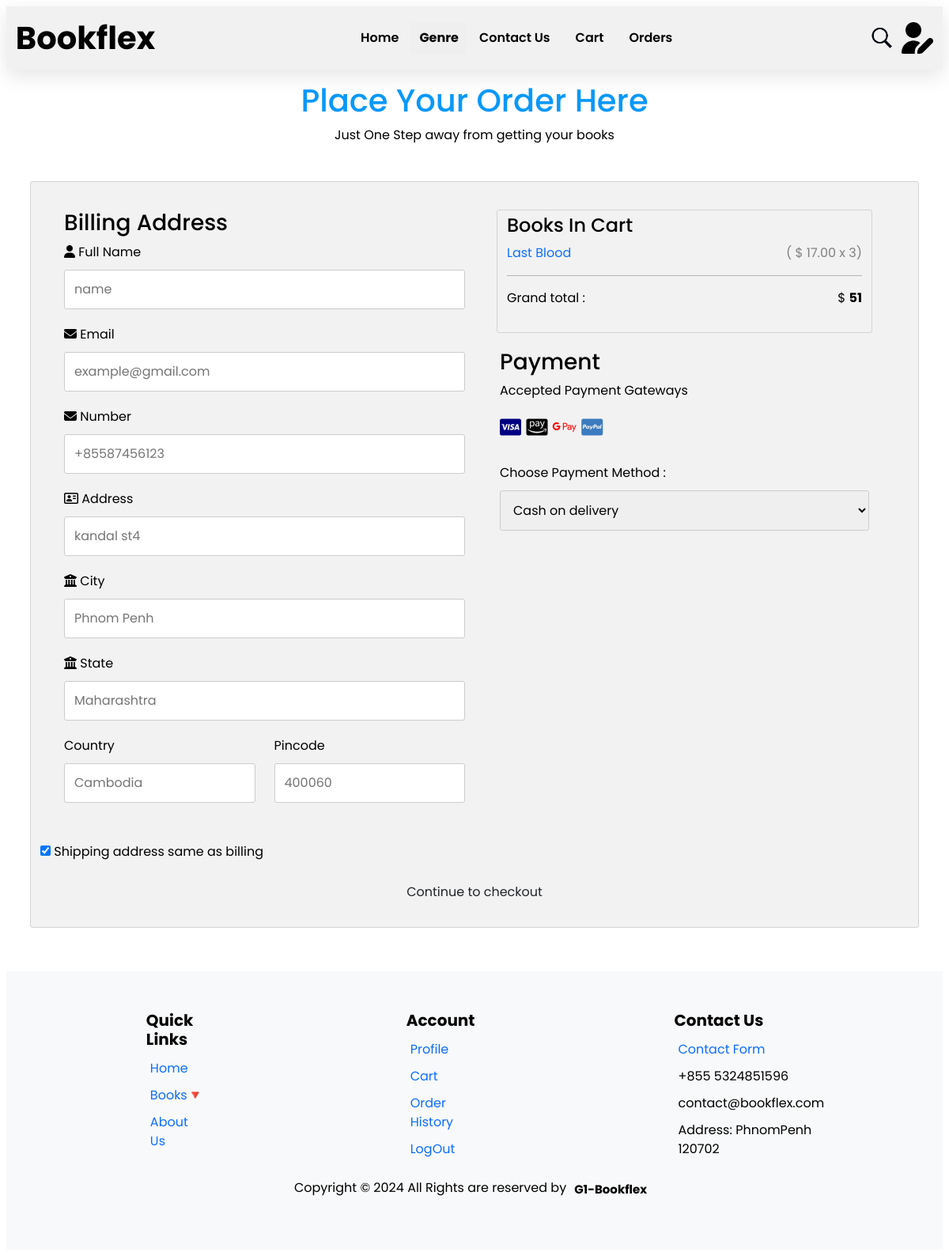
The app's page /checkout.php (signed in) with its own data.
### tables this page shows
CREATE TABLE if not exists cart ( 
	id INT(225) PRIMARY KEY not null, 
	book_id INT(20) not null, 
	user_id INT(100) not null, 
	name VARCHAR(50) not null, 
	price double(10,2),
	image varchar(25),
	quantity INT(25) not null, 
	total DOUBLE(10,2) not null, 
	date datetime NOT NULL DEFAULT current_timestamp()

);

### checkout.php (the view, shortened to what this page needs)
<?php
include 'config.php';
?>
<!DOCTYPE html>
<html>
<head>
    <link rel="stylesheet" href="https://cdnjs.cloudflare.com/ajax/libs/font-awesome/4.7.0/css/font-awesome.min.css">
</head>
<body>
    <?php include 'index_header.php'; ?>
    <h1 style="text-align: center; margin-top:15px;  color:rgb(9, 152, 248);">Place Your Order Here</h1>
    <p style="text-align: center; ">Just One Step away from getting your books</p>
    <div class="row">
        <div class="col-75">
            <div class="container">
                <form action="" method="POST">
                    <div class="row">
                        <div class="col-50">
                            <h3>Billing Address</h3>
                            <label for="fname"><i class="fa fa-user"></i> Full Name</label>
                            <input type="text" id="fname" name="firstname" placeholder="name">
                            <label for="email"><i class="fa fa-envelope"></i> Email</label>
                            <input type="text" id="email" name="email" placeholder="example@gmail.com">
                            <label for="email"><i class="fa fa-envelope"></i> Number</label>
                            <input type="text" id="email" name="number" placeholder="+85587456123">
                            <label for="adr"><i class="fa fa-address-card-o"></i> Address</label>
                            <input type="text" id="adr" name="address" placeholder="kandal st4">
                            <label for="city"><i class="fa fa-institution"></i> City</label>
                            <input type="text" id="city" name="city" placeholder="Phnom Penh">
                            <label for="city"><i class="fa fa-institution"></i> State</label>
                            <input type="text" id="city" name="state" placeholder="Maharashtra">
                            <div style="padding: 0px;" class="row">
                                <div class="col-50">
                                    <label for="state">Country</label>
                                    <input type="text" id="state" name="country" placeholder="Cambodia">
                                </div>
                                <div class="col-50">
                                    <label for="zip">Pincode</label>
                                    <input type="text" id="zip" name="pincode" placeholder="400060">
                                </div>
                            </div>
                        </div>
                        <div class="col-50">
                            <div class="col-25">
                                <div class="container">
                                    <h4>Books In Cart</h4>
                                    <?php
                                    $grand_total = 0;
                                    $select_cart = mysqli_query($conn, "SELECT * FROM `cart`") or die('query failed');
                                    if (mysqli_num_rows($select_cart) > 0) {
                                        while ($fetch_cart = mysqli_fetch_assoc($select_cart)) {
                                            $total_price = ($fetch_cart['price'] * $fetch_cart['quantity']);
                                            $grand_total += $total_price;
                                            ?>
                                            <p> <a href="book_details.php?details=<?php echo $fetch_cart['book_id']; ?>">
                                                    <?php echo $fetch_cart['name']; ?>
                                                </a><span class="price">(
                                                    <?php echo '$ ' . $fetch_cart['price'] . ' x ' . $fetch_cart['quantity']; ?>)
                                                </span> </p>
                                            <?php
                                        }
                                    } else {
                                        echo '<p class="empty">your cart is empty</p>';
                                    }
                                    ?>
                                    <hr>
                                    <p>Grand total : <span class="price" style="color:black">$ <b>
                                                <?php echo $grand_total; ?>
                                            </b></span></p>
                                </div>
                            </div>
                            <div style="margin: 20px;">
                                <h3>Payment </h3>
                                <label for="fname">Accepted Payment Gateways</label>
                                <div class="icon-container">
                                    <i class="fa fa-cc-visa" style="color:navy;"></i>
                                    <i class="fa-brands fa-cc-amazon-pay"></i>
                                    <i class="fa-brands fa-google-pay" style="color:red;"></i>
                                    <i class="fa fa-cc-paypal" style="color:#3b7bbf;"></i>
                                </div>
                                <div class="inputBox">
                                    <label for="method">Choose Payment Method :</label>
                                    <select name="method" id="method">
                                        <option value="cash on delivery">Cash on delivery</option>
                                    </select>
                                </div>
                            </div>
                        </div>
                    </div>
                    <label>
                        <input type="checkbox" checked="checked" name="sameadr"> Shipping address same as billing
                    </label>
                    <input type="submit" name="checkout" value="Continue to checkout" class="btn">
                </form>
            </div>
        </div>
    </div>
    <?php include 'index_footer.php'; ?>
</body>
</html>

### css/style.css (style rules this page uses)
* { text-decoration: none; margin: 0; padding: 0; font-family: "Poppins", sans-serif; box-sizing: border-box; outline: none; border:none; }

### checkout.php (style rules this page uses)
body { font-family: Arial; font-size: 17px; padding: 8px; overflow-x: hidden; }
* { box-sizing: border-box; }
.row { display: -ms-flexbox; display: flex; -ms-flex-wrap: wrap; flex-wrap: wrap; margin: 0 -16px; padding: 30px; }
.col-25 { -ms-flex: 25%; flex: 25%; }
.col-50 { -ms-flex: 50%; flex: 50%; }
.col-75 { -ms-flex: 75%; flex: 75%; }
.col-25, .col-50, .col-75 { padding: 0 16px; }
.container { background-color: #f2f2f2; padding: 5px 20px 15px 20px; border: 1px solid lightgrey; border-radius: 3px; }
input[type=text], select { width: 100%; margin-bottom: 20px; padding: 12px; border: 1px solid #ccc; border-radius: 3px; }
label { margin-bottom: 10px; display: block; color: black; }
.icon-container { margin-bottom: 20px; padding: 7px 0; font-size: 24px; }
.btn { background-color: rgb(28 146 197); color: white; padding: 12px; margin: 10px 0; border: none; width: 100%; border-radius: 3px; cursor: pointer; font-size: 17px; }
a { color: #rgb(28 146 197); }
hr { border: 1px solid lightgrey; }
span.price { float: right; color: grey; }

### index_header.php (style rules this page uses)
a { text-decoration: none; }

### index_footer.php (style rules this page uses)
* { text-decoration: none; list-style: none; color: black; }

### records on screen
cart: name "Last Blood", price "17.00", quantity "3"

### other values on screen
$grand_total "51"
